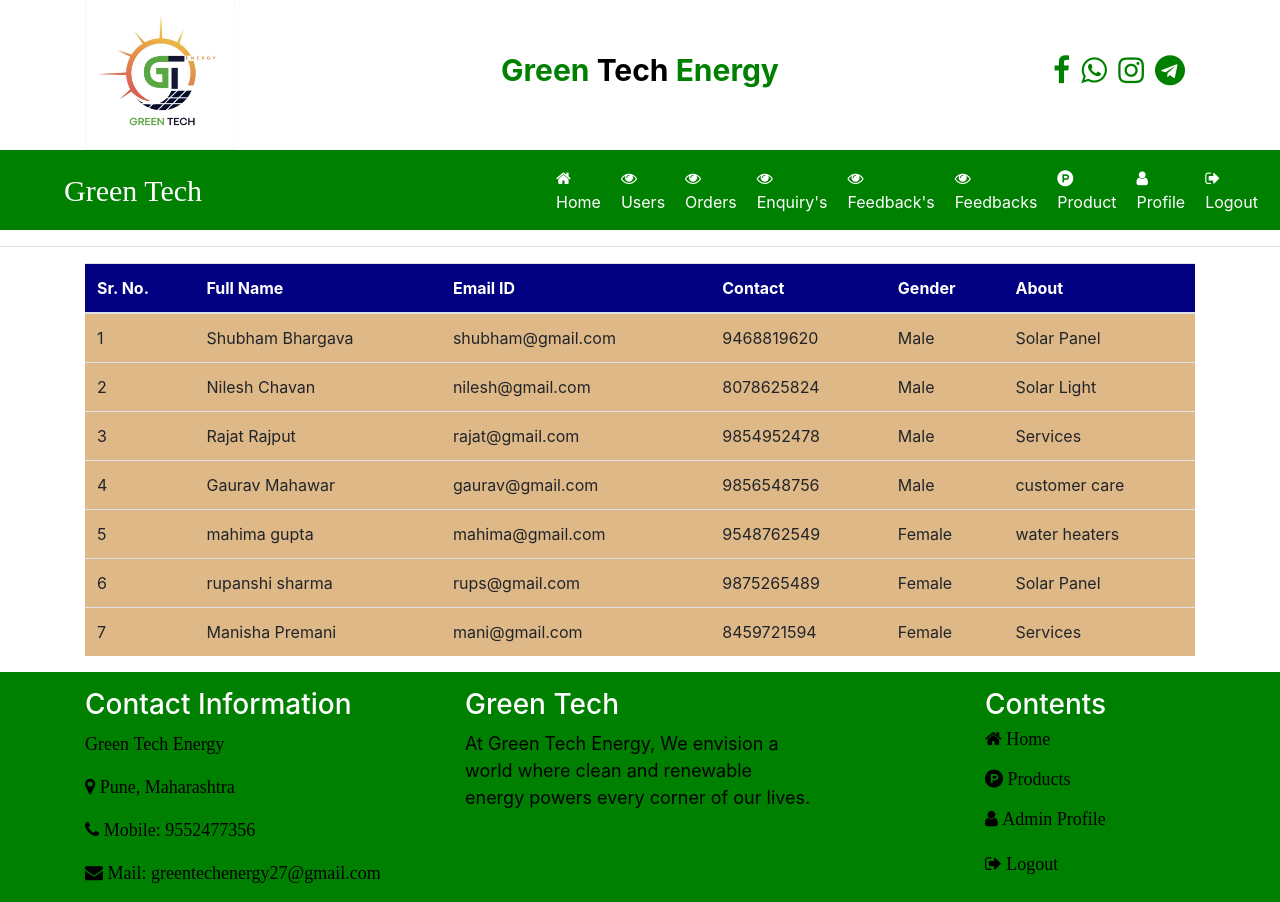
Screenshot of /admin_view_enquiry (signed in) with the database file from the repository.
### core/models.py (models this page shows, shortened)
class Enquiry(models.Model):
    firstname = models.CharField(max_length=100)
    lastname = models.CharField(max_length=100)
    mobile = models.CharField(max_length=15, null=True)
    gender = models.CharField(max_length=10, null=True)
    mail = models.CharField(max_length=100)
    about = models.TextField()
    creationdate = models.DateField()

### core/views.py (the view)
# urls.py: path('admin_view_enquiry', admin_view_enquiry, name="admin_view_enquiry"),
def admin_view_enquiry(request):
    if not request.user.is_authenticated:
        return redirect('admin_login')
    data = Enquiry.objects.all()
    d = {'data': data}
    return render(request, 'admin_view_enquiry.html', d)

### core/templates/admin_view_enquiry.html (shortened to what this page needs)
{% extends 'admin_home.html' %}
{% load static %}
{% block main-content%}
<hr>
<div class="container">
<table class="table table-hover" id="example">
    <thead>
    <tr style="background-color: #000080; color:white">
        <th>Sr. No.</th>
        <th>Full Name</th>
        <th>Email ID</th>
        <th>Contact</th>
        <th>Gender</th>
        <th>About</th>
    </tr>
    </thead>
    <tbody>
    {% for i in data %}
    <tr style="background-color: #DEB887 ">
        <td>{{forloop.counter}}</td>
        <td>{{i.firstname}} {{i.lastname}}</td>
        <td>{{i.mail}}</td>
        <td>{{i.mobile}}</td>
        <td>{{i.gender}}</td>
        <td>{{i.about}}</td>
    </tr>
    {% endfor %}
    </tbody>
</table>
</div>
{% endblock main-content%}

### rows the page displays
Enquiry: firstname "Shubham", lastname "Bhargava", mail "shubham@gmail.com", mobile "9468819620", gender "Male", about "Solar Panel"
Enquiry: firstname "Nilesh", lastname "Chavan", mail "nilesh@gmail.com", mobile "8078625824", gender "Male", about "Solar Light"
Enquiry: firstname "Rajat", lastname "Rajput", mail "rajat@gmail.com", mobile "9854952478", gender "Male", about "Services"
Enquiry: firstname "Gaurav", lastname "Mahawar", mail "gaurav@gmail.com", mobile "9856548756", gender "Male", about "customer care"
Enquiry: firstname "mahima", lastname "gupta", mail "mahima@gmail.com", mobile "9548762549", gender "Female", about "water heaters"
Enquiry: firstname "rupanshi", lastname "sharma", mail "rups@gmail.com", mobile "9875265489", gender "Female", about "Solar Panel"
Enquiry: firstname "Manisha", lastname "Premani", mail "mani@gmail.com", mobile "8459721594", gender "Female", about "Services"
